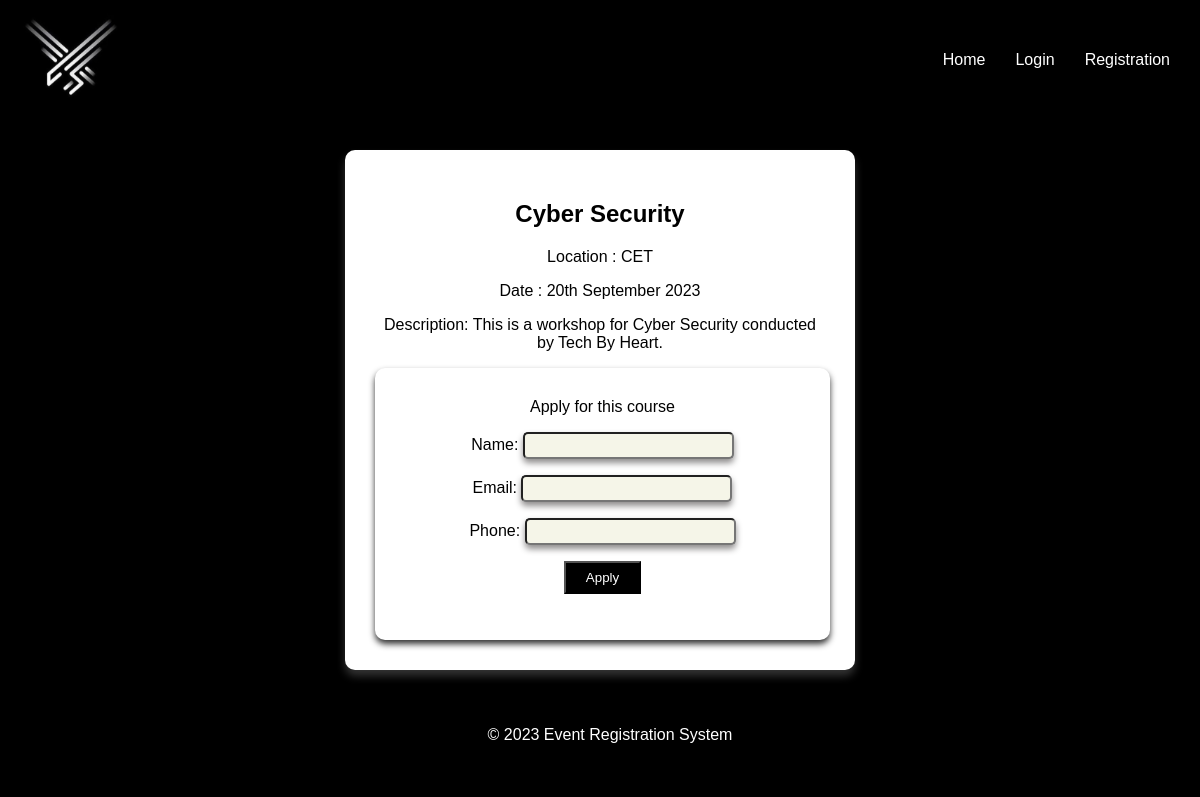
Page /event/event-details/2 on the committed database.
### eventapp/models.py (models this page shows, shortened)
class Event(models.Model):
    event_title = models.CharField(max_length=100)
    event_location = models.CharField(max_length=70)
    event_date = models.CharField(max_length=50)
    event_desc = models.TextField()

### eventapp/views.py (the view)
# urls.py: path('event-details/<int:pk>',views.eventdetail,name="eventdetail")
def eventdetail(request,pk):
    event_single = Event.objects.get(pk=pk)
    if request.method == 'POST':
        form = Applicantform(request.POST)
        if form.is_valid():
            applicant = form.save(commit=False)
            applicant.event = event_single
            applicant.save()
    form=Applicantform()
    context = {
        'event': event_single,
        'form' : form
    }
    return render(request,'details.html',context)

### eventapp/forms.py
class Applicantform(forms.ModelForm):
    class Meta:
        model = Applicant
        fields = ['name','email','phone']

### eventapp/templates/details.html (shortened to what this page needs)
<!DOCTYPE html>
{% load static %}
<html lang="en">
<head>
    <link rel="stylesheet" href="{% static 'style.css' %}">
</head>
<body>
    <header>
        <img id="logo" src="{% static 'logo.jpg' %}" alt="Logo of EFUTUREX">
        <nav>
            <a href="" class="nav-link">Home</a>
            <a href="" class="nav-link">Login</a>
            <a href="" class="nav-link">Registration</a>
        </nav>
    </header>
    <section id="events1">
        <div class="event-detail">
            <h2>{{event.event_title}}</h2>
            <p>Location : {{event.event_location}}</p>
            <p>Date : {{event.event_date}}</p>
            <p>Description: {{event.event_desc}}</p>
            <form class="form-detail" action="{% url 'eventdetail' event.pk %}" method="POST">
                <label>Apply for this course</label><br>
                {{form.as_p}}
                <p><input type="submit" value="Apply"></p>
            </form>
        </div>
    </section>
    <footer style="position: static;">
        <p>© 2023 Event Registration System</p>
    </footer>
</body>
</html>

### eventapp/static/style.css (style rules this page uses)
body { margin: 0; padding: 0; font-family: Arial, Helvetica, sans-serif; background-color: black ; }
header { background-color: black; display: flex; justify-content: space-between; align-items: center; padding: 10px 10px; }
footer { background-color: black; position: absolute; bottom: 0; width: 100%; color: white; text-align: center; padding: 10px; }
#logo { height: 100px; width: 120px; }
nav { display: flex; gap: 30px; margin-right: 20px; }
.nav-link { color: white; text-decoration: none; }
.event-detail { text-align: center; padding: 30px; width: 450px; border-radius: 10px; background-color: white; box-shadow: 0 6px 8px #333; }
.form-detail { text-align: center; padding: 30px; width: 395px; border-radius: 10px; background-color: white; box-shadow: 0 4px 6px #333; }
#events1 { display: flex; justify-content: center; margin-top: 30px; margin-bottom: 30px; }
input[type=text], select { padding: 4px 15px; box-sizing: border-box; border-radius: 5px; box-shadow: 0 4px 6px #8f8d8d; background-color: rgb(245, 245, 232); }
input[type=submit] { background-color: black; color: white; padding: 7px 20px; cursor: pointer; }

### rows in the picture
Event: event_title "Cyber Security", event_location "CET", event_date "20th September 2023", event_desc "This is a workshop for Cyber Security conducted by Tech By Heart."
